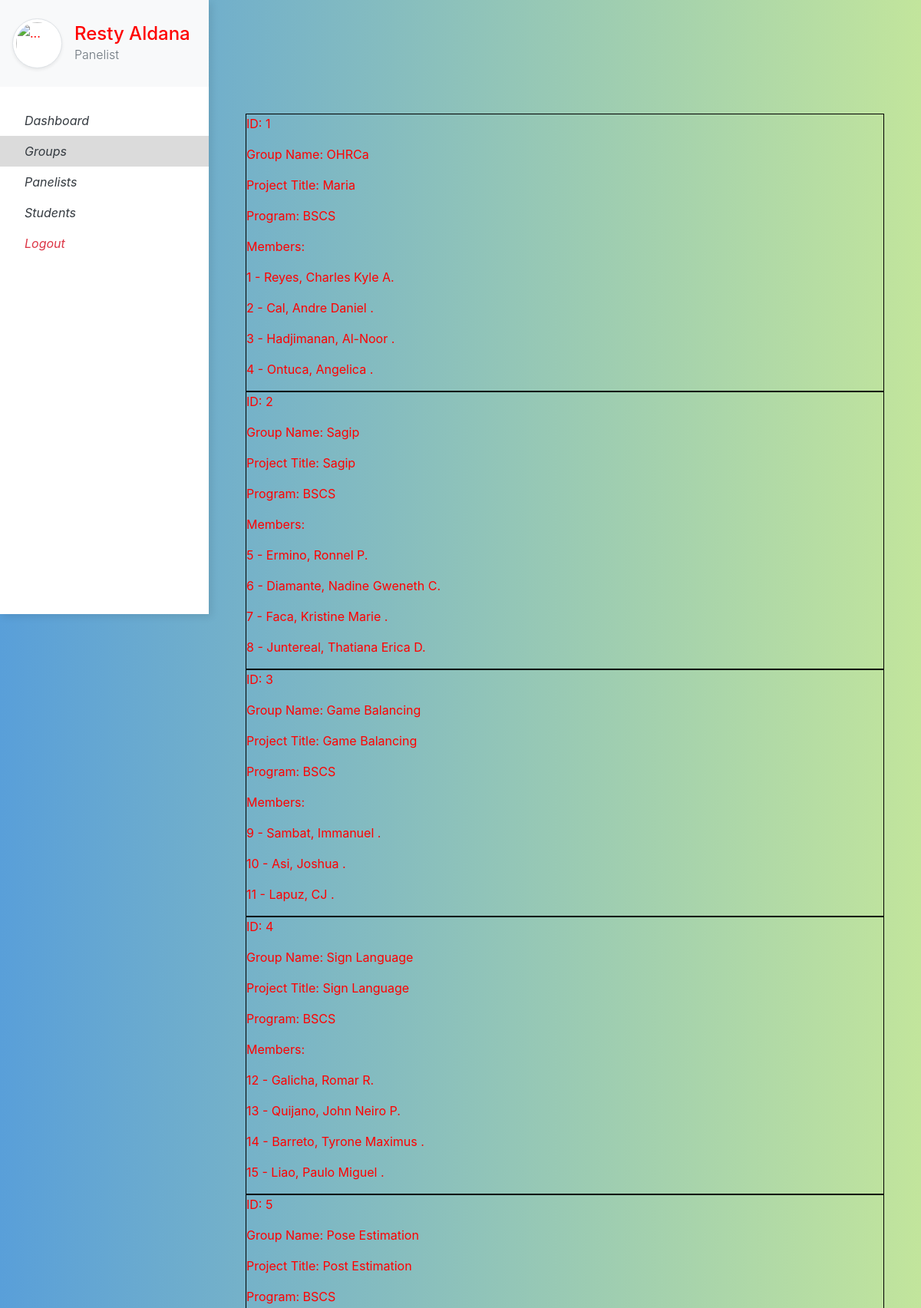
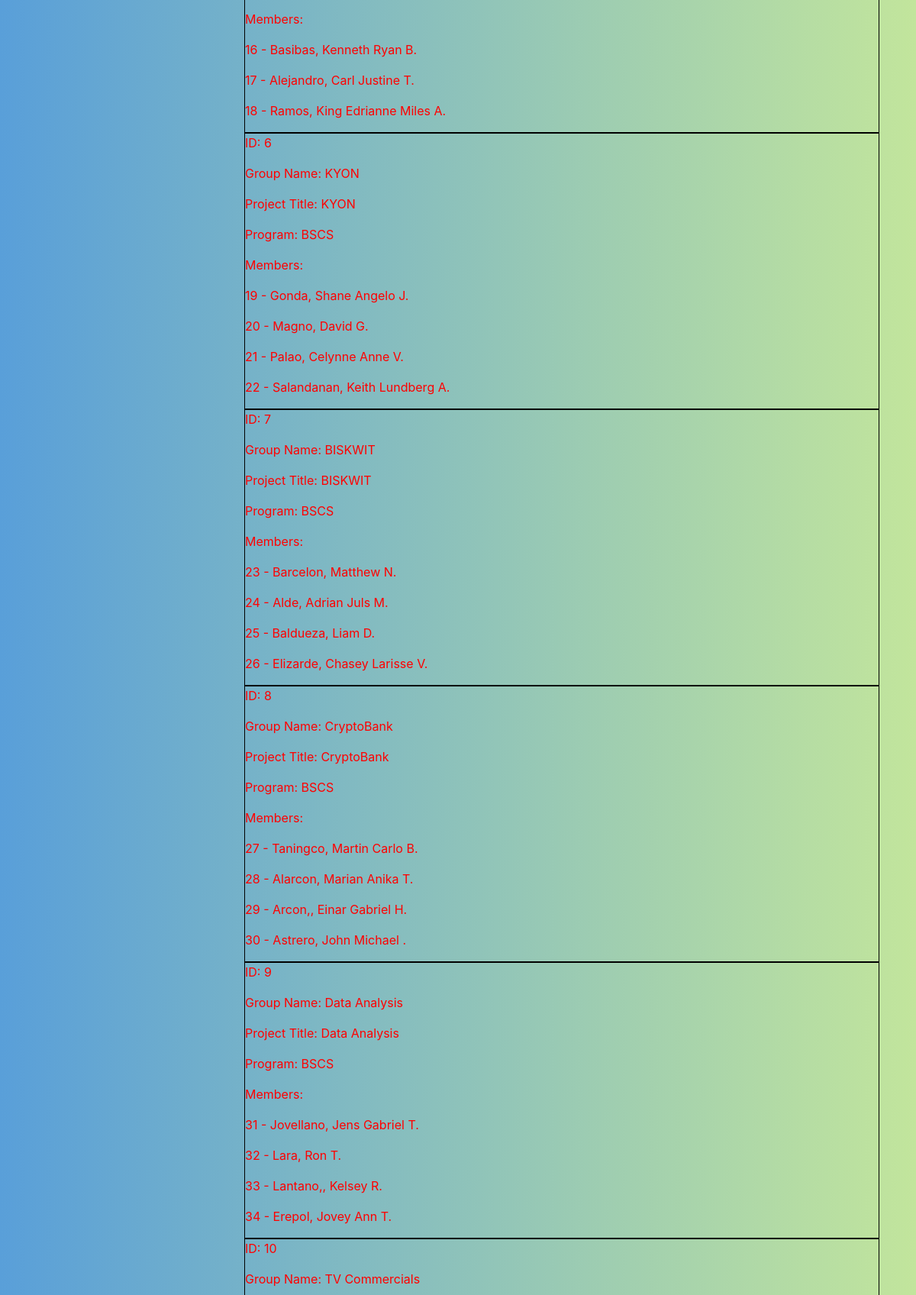
/user_groups/ (signed in, upper part), run on the app's committed database (2 pictures, top to bottom).
### website/models.py (models this page shows, shortened)
class Panelist(db.Model, UserMixin):
    id         = db.Column(db.Integer, primary_key=True)
    username   = db.Column(db.String(150), nullable=False)
    password   = db.Column(db.String(150), nullable=False)
    last_name  = db.Column(db.String(150), nullable=False)
    first_name = db.Column(db.String(150), nullable=False)
    middle_in  = db.Column(db.String(10))
    school     = db.Column(db.String(150))
    header     = db.relationship('Defense', backref='head')
    paneling   = db.relationship(
        'Defense',
        secondary=defense_panel,
        backref=db.backref('panels')
    )

class Group(db.Model):
    id            = db.Column(db.Integer, primary_key=True)
    name          = db.Column(db.String(150), nullable=False)
    project_title = db.Column(db.String(150), nullable=False)
    program       = db.Column(db.String(150), nullable=False)
    gradesheets   = db.relationship('Gradesheet', backref='group', uselist=True)
    members       = db.relationship('Student', backref='group', uselist=True)
    defenses      = db.relationship('Defense', backref='group', uselist=True)

class Student(db.Model):
    stud_no    = db.Column(db.Integer, primary_key=True)
    last_name  = db.Column(db.String(150), nullable=False)
    first_name = db.Column(db.String(150), nullable=False)
    middle_in  = db.Column(db.String(10))
    group_id   = db.Column(db.Integer, db.ForeignKey('group.id'))

### website/user.py (the view)
@user.route("/user_groups/")
@login_required
def user_groups():
    return render_template('groups_u.html', user=current_user, groups=Group.query.all())

### website/__init__.py (called while the page is built)
def create_app():
    app = Flask(__name__)
    app.config['SECRET_KEY'] = 'hjshjhdjah kjshkjdhjs'
    app.config['SQLALCHEMY_DATABASE_URI'] = f'sqlite:///{DB_NAME}'
    db.init_app(app)
    from .admin import admin
    from .auth import auth
    from .user import user
    app.register_blueprint(auth, url_prefix='/')
    app.register_blueprint(admin, url_prefix='/')
    app.register_blueprint(user, url_prefix='/')
    from .models import Panelist, Master
    create_database(app)
    login_manager = LoginManager()
    login_manager.login_view = 'auth.login'
    login_manager.init_app(app)
    @login_manager.user_loader
    def load_user(username):
        if username == 'admin':
            return Master.query.filter_by(username=username).first()
        return Panelist.query.filter_by(username=username).first()
    return app

### website/templates/user/groups_u.html (shortened to what this page needs)
{% extends 'base_user.html' %}
{% block content %}
    <div class='display_grid'>
        {% if groups %}
            {% for group in groups %}
                <div class='box'
                    <p>ID: {{group.id}}</p>
                    <p>Group Name: {{group.name}}</p>
                    <p>Project Title: {{ group.project_title }}</p>
                    <p>Program: {{group.program}}</p>
                    <p>Members:</p>
                    {% for member in group.members %}
                        <p>{{ member.stud_no }} - {{ member.last_name }}, {{ member.first_name }} {{ member.middle_in }}.</p>
                    {% endfor%}
                </div>
            {% endfor %}
        {% endif %}
    </div>
{% endblock %}

### website/templates/user/base_user.html (shortened to what this page needs)
<html>
    <head>
        <link rel="stylesheet" href="https://stackpath.bootstrapcdn.com/bootstrap/4.3.1/css/bootstrap.min.css">
        <link rel='stylesheet' href="{{ url_for('static', filename ='user/user.css') }}">
    </head>
    <body>
        <div class="vertical-nav bg-white" id="sidebar">
            <div class="py-4 px-3 mb-4 bg-light">
                <div class="media d-flex align-items-center"><img src="https://res.cloudinary.com/mhmd/image/upload/v1556074849/avatar-1_tcnd60.png" alt="..." width="65" class="mr-3 rounded-circle img-thumbnail shadow-sm">
                    <div class="media-body">
                        <h4 class="m-0">{{ user.first_name}} {{ user.last_name }}</h4>
                        <p class="font-weight-light text-muted mb-0">Panelist</p>
                    </div>
                </div>
            </div>
            <ul class="nav flex-column bg-white mb-0">
                <li class="nav-item">
                    <a href="/user_home/" class="nav-link text-dark font-italic">
                        Dashboard
                    </a>
                </li>
                <li class="nav-item">
                    <a href="/user_groups/" class="nav-link text-dark font-italic">
                        Groups
                    </a>
                </li>
                <li class="nav-item">
                    <a href="/user_panelists/" class="nav-link text-dark font-italic">
                        Panelists
                    </a>
                </li>
                <li class="nav-item">
                    <a href="/user_students/" class="nav-link text-dark font-italic">
                        Students
                    </a>
                </li>
                <li class="nav-item">
                    <a href="/logout/" class="nav-link text-danger font-italic">
                        Logout
                    </a>
                </li>
            </ul>
        </div>
        <div class="page-content p-5" id="content">
            {% block content %}
            {% endblock %}
        </div>
    </body>
</html>

### website/static/user/user.css (style rules this page uses)
body { color: blue; }
* { color: red; }
.vertical-nav { min-width: 17rem; width: 17rem; height: 100vh; position: fixed; top: 0; left: 0; box-shadow: 3px 3px 10px rgba(0, 0, 0, 0.1); transition: all 0.4s; }
.page-content { width: calc(100% - 17rem); margin-left: 17rem; transition: all 0.4s; }
body { background: #599fd9; background: -webkit-linear-gradient(to right, #599fd9, #c2e59c); background: linear-gradient(to right, #599fd9, #c2e59c); min-height: 100vh; overflow-x: hidden; }
.box { border: 1px; border-color: black; border-style: solid; }
.display_grid { position: relative; margin-top: 100px; }

### website/templates/user/base_user.html (style rules this page uses)
.active { background-color:#dbdbdb; }

### data on the page
Panelist: first_name "Resty", last_name "Aldana"
Group: id "1", name "OHRCa", project_title "Maria", program "BSCS"
Student: stud_no "1", last_name "Reyes", first_name "Charles Kyle", middle_in "A"
Student: stud_no "2", last_name "Cal", first_name "Andre Daniel"
Student: stud_no "3", last_name "Hadjimanan", first_name "Al-Noor"
Student: stud_no "4", last_name "Ontuca", first_name "Angelica"
Group: id "2", name "Sagip", project_title "Sagip", program "BSCS"
Student: stud_no "5", last_name "Ermino", first_name "Ronnel", middle_in "P"
Student: stud_no "6", last_name "Diamante", first_name "Nadine Gweneth", middle_in "C"
Student: stud_no "7", last_name "Faca", first_name "Kristine Marie"
Student: stud_no "8", last_name "Juntereal", first_name "Thatiana Erica", middle_in "D"
Group: id "3", name "Game Balancing", project_title "Game Balancing", program "BSCS"
Student: stud_no "9", last_name "Sambat", first_name "Immanuel"
Student: stud_no "10", last_name "Asi", first_name "Joshua"
Student: stud_no "11", last_name "Lapuz", first_name "CJ"
Group: id "4", name "Sign Language", project_title "Sign Language", program "BSCS"
Student: stud_no "12", last_name "Galicha", first_name "Romar", middle_in "R"
Student: stud_no "13", last_name "Quijano", first_name "John Neiro", middle_in "P"
Student: stud_no "14", last_name "Barreto", first_name "Tyrone Maximus"
Student: stud_no "15", last_name "Liao", first_name "Paulo Miguel"
Group: id "5", name "Pose Estimation", project_title "Post Estimation", program "BSCS"
Student: stud_no "16", last_name "Basibas", first_name "Kenneth Ryan", middle_in "B"
Student: stud_no "17", last_name "Alejandro", first_name "Carl Justine", middle_in "T"
Student: stud_no "18", last_name "Ramos", first_name "King Edrianne Miles", middle_in "A"
Group: id "6", name "KYON", project_title "KYON", program "BSCS"
Student: stud_no "19", last_name "Gonda", first_name "Shane Angelo", middle_in "J"
Student: stud_no "20", last_name "Magno", first_name "David", middle_in "G"
Student: stud_no "21", last_name "Palao", first_name "Celynne Anne", middle_in "V"
Student: stud_no "22", last_name "Salandanan", first_name "Keith Lundberg", middle_in "A"
Group: id "7", name "BISKWIT", project_title "BISKWIT", program "BSCS"
Student: stud_no "23", last_name "Barcelon", first_name "Matthew", middle_in "N"
Student: stud_no "24", last_name "Alde", first_name "Adrian Juls", middle_in "M"
Student: stud_no "25", last_name "Baldueza", first_name "Liam", middle_in "D"
Student: stud_no "26", last_name "Elizarde", first_name "Chasey Larisse", middle_in "V"
Group: id "8", name "CryptoBank", project_title "CryptoBank", program "BSCS"
Student: stud_no "27", last_name "Taningco", first_name "Martin Carlo", middle_in "B"
Student: stud_no "28", last_name "Alarcon", first_name "Marian Anika", middle_in "T"
Student: stud_no "29", last_name "Arcon,", first_name "Einar Gabriel", middle_in "H"
Student: stud_no "30", last_name "Astrero", first_name "John Michael"
Group: id "9", name "Data Analysis", project_title "Data Analysis", program "BSCS"
Student: stud_no "31", last_name "Jovellano", first_name "Jens Gabriel", middle_in "T"
Student: stud_no "32", last_name "Lara", first_name "Ron", middle_in "T"
Student: stud_no "33", last_name "Lantano,", first_name "Kelsey", middle_in "R"
Student: stud_no "34", last_name "Erepol", first_name "Jovey Ann", middle_in "T"
Group: id "10", name "TV Commercials"
